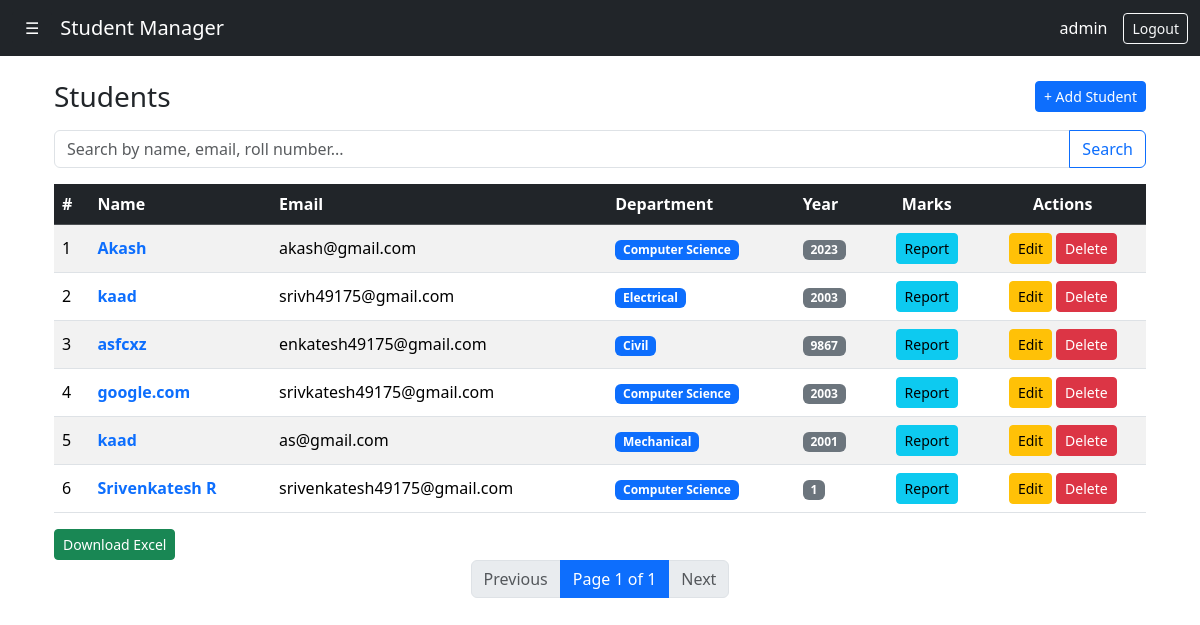
The page /students/ (signed in) on the database as committed earlier.
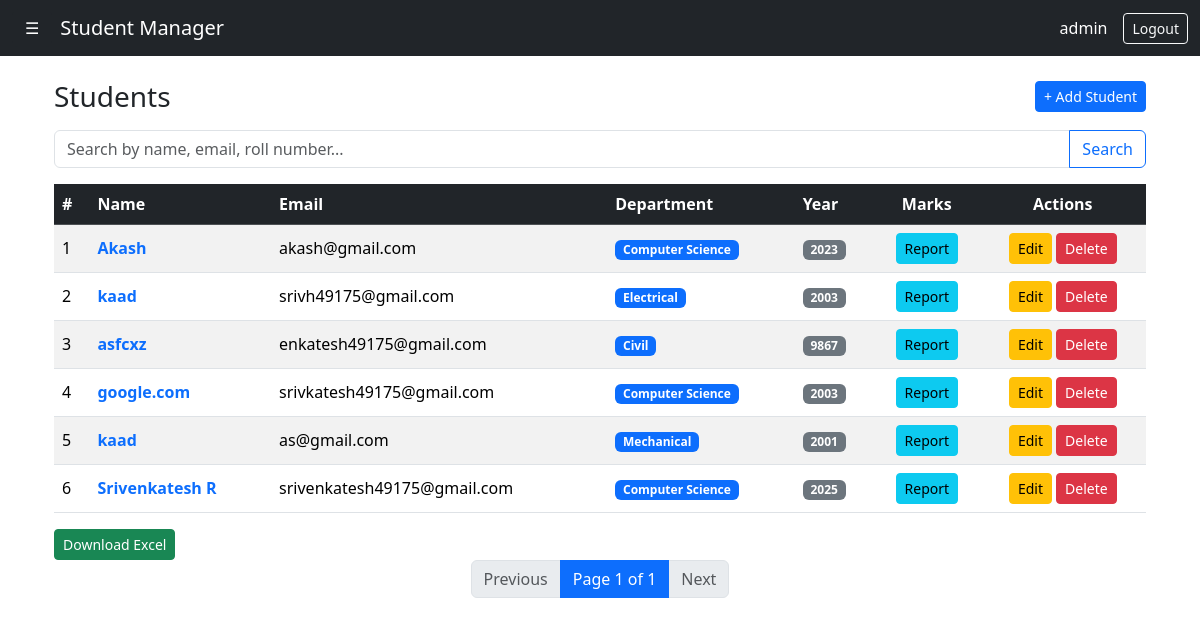
The same page on the database as committed later.
### core/models.py (models this page shows, shortened)
class Student(models.Model):
    user = models.OneToOneField(
         User,
         on_delete=models.CASCADE,
         null=True,
         blank=True
    )
    DEPARTMENT_CHOICES = [
        ('CSE', 'Computer Science'),
        ('ECE', 'Electronics'),
        ('EEE', 'Electrical'),
        ('ME', 'Mechanical'),
        ('CE', 'Civil'),
    ]
    name = models.CharField(max_length=100)
    email = models.EmailField(unique=True)
    age = models.IntegerField(
        validators=[MinValueValidator(1)]
    )
    roll_number = models.CharField(max_length=20)
    department = models.CharField(max_length=100, choices=DEPARTMENT_CHOICES)
    year = models.IntegerField()
    image = models.ImageField(upload_to='students/', blank=True, null=True)
    created_at = models.DateTimeField(auto_now_add=True)

### core/views.py (the view, shortened to what this page needs)
# urls.py: path('students/', views.student_list, name='student_list'),
@login_required
@user_passes_test(is_staff_user)
def student_list(request):
    query = request.GET.get('q','')
    students = Student.objects.all().order_by('-created_at')
    paginator = Paginator(students,10)
    page_number = request.GET.get('page')
    page_obj = paginator.get_page(page_number)
    return render(request, 'core/student_list.html', {'page_obj':page_obj,'query':query})

### core/views.py (called while the page is built)
def is_staff_user(user):
    return user.is_authenticated and user.is_staff

### templates/core/student_list.html (shortened to what this page needs)
{% extends 'core/base.html' %}
{% block content %}
<div class="container mt-4">
    <div class="d-flex justify-content-between align-items-center mb-3">
        <h3 class="mb-0">Students</h3>
        {% if user.is_staff %}
            <a href="{% url 'student_create' %}" class="btn btn-primary btn-sm">
                + Add Student
            </a>
        {% endif %}
    </div>
    <form method="get" class="mb-3">
        <div class="input-group">
            <input
                type="text"
                name="q"
                class="form-control"
                placeholder="Search by name, email, roll number..."
                value="{{ query }}"
            >
            <button class="btn btn-outline-primary" type="submit">
                Search
            </button>
        </div>
    </form>
    <div class="table-responsive">
        <table class="table table-hover table-striped align-middle">
            <thead class="table-dark">
                <tr>
                    <th>#</th>
                    <th>Name</th>
                    <th>Email</th>
                    <th>Department</th>
                    <th>Year</th>
                    <th class="text-center">Marks</th>
                    {% if user.is_staff %}
                        <th class="text-center">Actions</th>
                    {% endif %}
                </tr>
            </thead>
            <tbody>
                {% for student in page_obj %}
                <tr>
                    <td>{{ forloop.counter }}</td>
                    <td>
                        <a href="{% url 'student_detail' student.id %}"
                           class="fw-semibold text-decoration-none">
                            {{ student.name }}
                        </a>
                    </td>
                    <td>{{ student.email }}</td>
                    <td>
                        <span class="badge bg-primary">
                            {{ student.get_department_display }}
                        </span>
                    </td>
                    <td>
                        <span class="badge bg-secondary">
                            {{ student.year }}
                        </span>
                    </td>
                    <td class="text-center">
                        <a href="{% url 'student_report' student.id %}"
                            class="btn btn-info btn-sm">
                            Report
                        </a>
                    </td>
                    {% if user.is_staff %}
                    <td class="text-center">
                        <a href="{% url 'student_update' student.id %}"
                           class="btn btn-warning btn-sm">
                            Edit
                        </a>
                        <a href="{% url 'student_delete' student.id %}"
                           class="btn btn-danger btn-sm">
                            Delete
                        </a>
                    </td>
                    {% endif %}
                </tr>
                {% empty %}
                <tr>
                    <td colspan="6" class="text-center text-muted">
                        No students found
                    </td>
                </tr>
                {% endfor %}
            </tbody>
        </table>
    </div>
    {% if user.is_staff %}
        <a href="{% url 'export_all_students_excel' %}"
        class="btn btn-success btn-sm">
        Download Excel
        </a>
        {% endif %}
    <nav aria-label="Student list pagination">
        <ul class="pagination justify-content-center">
            {% if page_obj.has_previous %}
                <li class="page-item">
                    <a class="page-link"
                       href="?q={{ query }}&page={{ page_obj.previous_page_number }}">
                        Previous
                    </a>
                </li>
            {% else %}
                <li class="page-item disabled">
                    <span class="page-link">Previous</span>
                </li>
            {% endif %}
            <li class="page-item active">
                <span class="page-link">
                    Page {{ page_obj.number }} of {{ page_obj.paginator.num_pages }}
                </span>
            </li>
            {% if page_obj.has_next %}
                <li class="page-item">
                    <a class="page-link"
                       href="?q={{ query }}&page={{ page_obj.next_page_number }}">
                        Next
                    </a>
                </li>
            {% else %}
                <li class="page-item disabled">
                    <span class="page-link">Next</span>
                </li>
            {% endif %}
        </ul>
    </nav>
</div>
{% endblock %}

### templates/core/base.html (shortened to what this page needs)
<!DOCTYPE html>
<html lang="en">
<head>
    <link href="https://cdn.jsdelivr.net/npm/bootstrap@5.3.2/dist/css/bootstrap.min.css" rel="stylesheet">
</head>
<body>
<nav class="navbar navbar-dark bg-dark">
    <div class="container-fluid">
        <button class="btn btn-dark"
                type="button"
                data-bs-toggle="offcanvas"
                data-bs-target="#sidebar"
                aria-controls="sidebar">
            ☰
        </button>
        <a class="navbar-brand ms-2" href="{% url 'home' %}">
            Student Manager
        </a>
        <div class="d-flex align-items-center ms-auto">
            {% if user.is_authenticated %}
                <span class="text-white me-3">
                    {{ user.username }}
                </span>
                <form method="post" action="{% url 'logout' %}" class="mb-0">
                    <button class="btn btn-outline-light btn-sm">
                        Logout
                    </button>
                </form>
            {% else %}
                <a href="{% url 'login' %}" class="btn btn-outline-light btn-sm">
                    Login
                </a>
            {% endif %}
        </div>
    </div>
</nav>
<div class="container">
    {% block content %}{% endblock %}
</div>
</body>
</html>

Rows that differ between the two databases and show on the page:
changed Student "Srivenkatesh R": year "1" → "2025"
